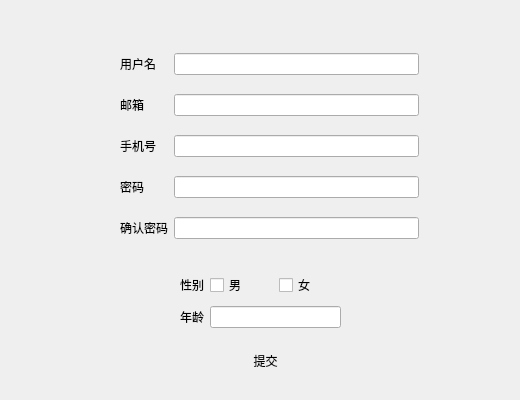
<?xml version="1.0" encoding="UTF-8"?>
<ui version="4.0">
 <class>Enroll</class>
 <widget class="QWidget" name="Enroll">
  <property name="geometry">
   <rect>
    <x>0</x>
    <y>0</y>
    <width>520</width>
    <height>400</height>
   </rect>
  </property>
  <property name="windowTitle">
   <string>Form</string>
  </property>
  <property name="styleSheet">
   <string notr="true">QToolButton{
	border-style:none;
}
</string>
  </property>
  <widget class="QWidget" name="widget" native="true">
   <property name="geometry">
    <rect>
     <x>0</x>
     <y>0</y>
     <width>520</width>
     <height>400</height>
    </rect>
   </property>
   <widget class="QWidget" name="gridLayoutWidget_2">
    <property name="geometry">
     <rect>
      <x>120</x>
      <y>40</y>
      <width>299</width>
      <height>215</height>
     </rect>
    </property>
    <layout class="QGridLayout" name="gridLayout_2">
     <item row="3" column="1">
      <widget class="QLineEdit" name="password"/>
     </item>
     <item row="3" column="0">
      <widget class="QLabel" name="passwordlabel">
       <property name="text">
        <string>密码</string>
       </property>
      </widget>
     </item>
     <item row="2" column="1">
      <widget class="QLineEdit" name="phonenumber"/>
     </item>
     <item row="4" column="1">
      <widget class="QLineEdit" name="checkpassword"/>
     </item>
     <item row="0" column="1">
      <widget class="QLineEdit" name="name"/>
     </item>
     <item row="2" column="0">
      <widget class="QLabel" name="phonelabel">
       <property name="text">
        <string>手机号</string>
       </property>
      </widget>
     </item>
     <item row="4" column="0">
      <widget class="QLabel" name="checkpasswordlabel">
       <property name="text">
        <string>确认密码</string>
       </property>
      </widget>
     </item>
     <item row="1" column="1">
      <widget class="QLineEdit" name="email"/>
     </item>
     <item row="0" column="0">
      <widget class="QLabel" name="namelabel">
       <property name="text">
        <string>用户名</string>
       </property>
      </widget>
     </item>
     <item row="1" column="0">
      <widget class="QLabel" name="emaillabel">
       <property name="text">
        <string>邮箱</string>
       </property>
      </widget>
     </item>
    </layout>
   </widget>
   <widget class="QWidget" name="gridLayoutWidget">
    <property name="geometry">
     <rect>
      <x>180</x>
      <y>270</y>
      <width>161</width>
      <height>61</height>
     </rect>
    </property>
    <layout class="QGridLayout" name="gridLayout">
     <item row="0" column="1">
      <layout class="QHBoxLayout" name="horizontalLayout">
       <item>
        <widget class="QCheckBox" name="male">
         <property name="text">
          <string>男</string>
         </property>
        </widget>
       </item>
       <item>
        <widget class="QCheckBox" name="female">
         <property name="text">
          <string>女</string>
         </property>
        </widget>
       </item>
      </layout>
     </item>
     <item row="0" column="0">
      <widget class="QLabel" name="sexlabel">
       <property name="text">
        <string>性别</string>
       </property>
      </widget>
     </item>
     <item row="1" column="0">
      <widget class="QLabel" name="agelabel">
       <property name="text">
        <string>年龄</string>
       </property>
      </widget>
     </item>
     <item row="1" column="1">
      <widget class="QLineEdit" name="age"/>
     </item>
    </layout>
   </widget>
   <widget class="QToolButton" name="putin">
    <property name="geometry">
     <rect>
      <x>190</x>
      <y>340</y>
      <width>151</width>
      <height>41</height>
     </rect>
    </property>
    <property name="styleSheet">
     <string notr="true">font: 18pt &quot;楷体_GB2312&quot;;</string>
    </property>
    <property name="text">
     <string>提交</string>
    </property>
   </widget>
  </widget>
 </widget>
 <resources/>
 <connections/>
</ui>
